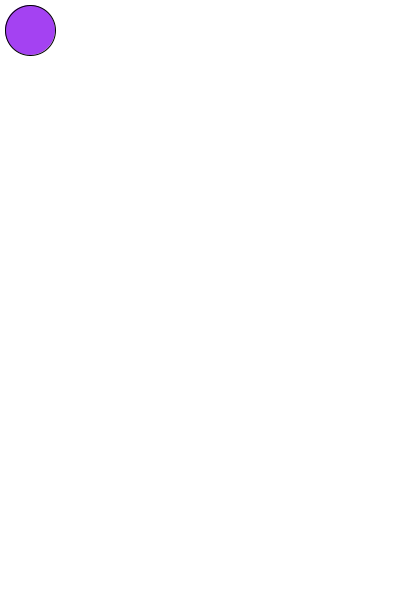
Frame 1 (no input)
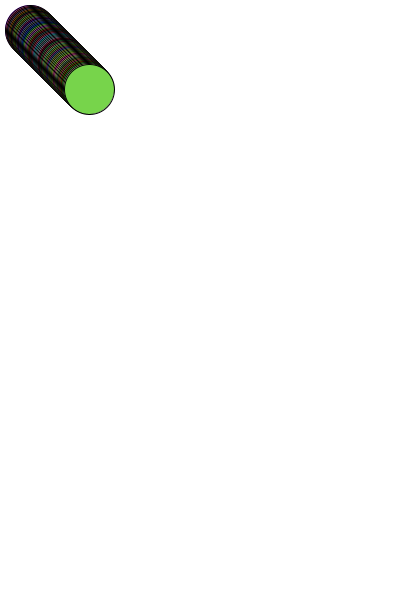
Frame 60 (the mouse pressed at the canvas centre just before this capture)
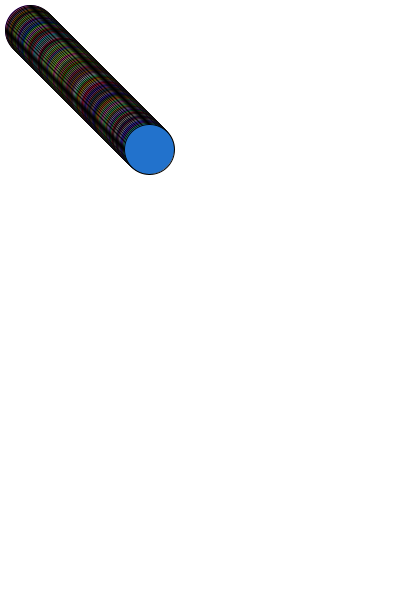
Frame 120 (the mouse held since frame 60 and released just before this capture)

The Processing sketch that drew these frames (run headless with seeded random() and noise(); from frame 60 on, the mouse is pressed at the canvas centre):

// Processing sketch: processing_99068
// ── processing_99068.pde

float ballY = 30;
float ballYSpeed = 1;
float ballX = 30;
float ballXSpeed = 1;

void setup()
{
  size(400, 600);
  background(255);
  smooth();
  frameRate(60);
}

void draw()
{
  fill(random(255), random(255), random(255));
  ellipse(ballX, ballY, 50, 50); 

  if (ballY >= 575)
  {

    ballY = 575;
    ballYSpeed = random(-4, -1) * ballYSpeed;
  }  
  if (ballY <= random(25))
  {

    if (ballXSpeed < -25)
    {
      ballXSpeed = -1;
    }
    ballY = 25;
    ballYSpeed = -1 * ballYSpeed;
  }  
  if (ballX >= 375)
  {

    ballX = 375;
    ballXSpeed = random(-3, -1) * ballXSpeed;


    if (ballXSpeed < -25)
    {
      ballXSpeed = -1;
    }
  }  
  if (ballX <= 25)
  {

    ballX = 25;
    ballXSpeed = random(-5, -1) * ballXSpeed;
    if (ballXSpeed > 25)
    {
      ballXSpeed = 1;
    }
  }  

  ballY = ballY + ballYSpeed;
  ballX = ballX + ballXSpeed;
}
